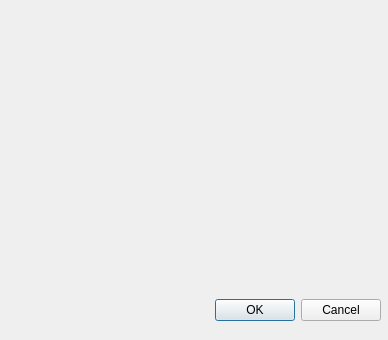
<?xml version="1.0" encoding="UTF-8"?>
<ui version="4.0">
 <class>newanime</class>
 <widget class="QDialog" name="newanime">
  <property name="geometry">
   <rect>
    <x>0</x>
    <y>0</y>
    <width>388</width>
    <height>340</height>
   </rect>
  </property>
  <property name="windowTitle">
   <string>Agregar Anime</string>
  </property>
  <widget class="QDialogButtonBox" name="buttonBox">
   <property name="geometry">
    <rect>
     <x>0</x>
     <y>290</y>
     <width>381</width>
     <height>41</height>
    </rect>
   </property>
   <property name="orientation">
    <enum>Qt::Horizontal</enum>
   </property>
   <property name="standardButtons">
    <set>QDialogButtonBox::Cancel|QDialogButtonBox::Ok</set>
   </property>
  </widget>
 </widget>
 <resources/>
 <connections>
  <connection>
   <sender>buttonBox</sender>
   <signal>accepted()</signal>
   <receiver>newanime</receiver>
   <slot>accept()</slot>
   <hints>
    <hint type="sourcelabel">
     <x>248</x>
     <y>254</y>
    </hint>
    <hint type="destinationlabel">
     <x>157</x>
     <y>274</y>
    </hint>
   </hints>
  </connection>
  <connection>
   <sender>buttonBox</sender>
   <signal>rejected()</signal>
   <receiver>newanime</receiver>
   <slot>reject()</slot>
   <hints>
    <hint type="sourcelabel">
     <x>316</x>
     <y>260</y>
    </hint>
    <hint type="destinationlabel">
     <x>286</x>
     <y>274</y>
    </hint>
   </hints>
  </connection>
 </connections>
</ui>
